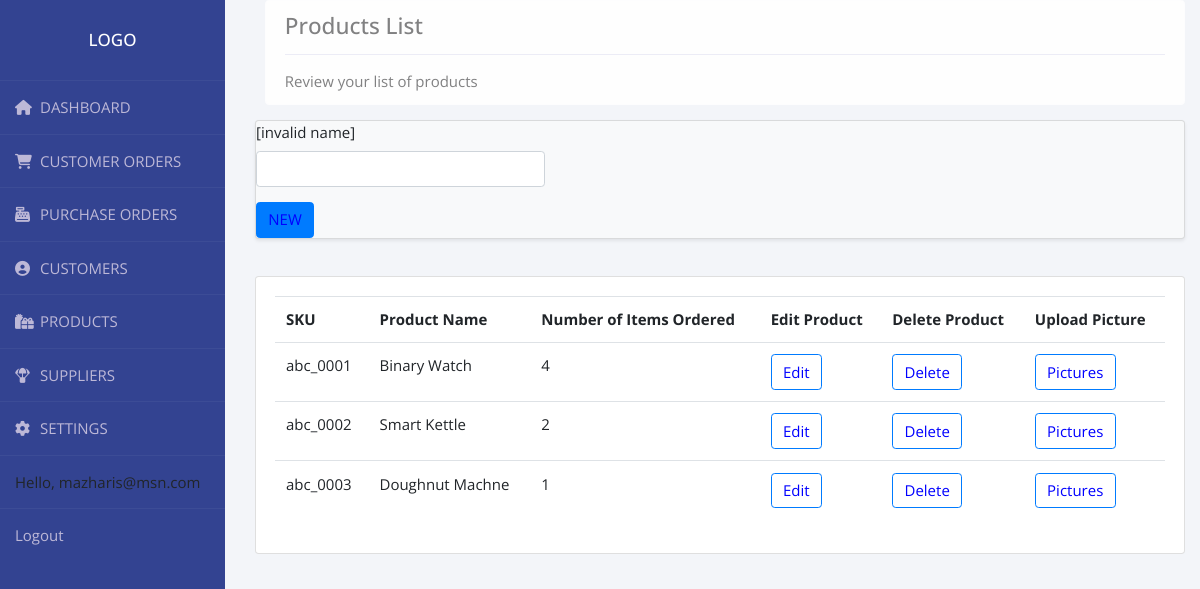
Page /product_list/ (signed in) on the earlier database version.
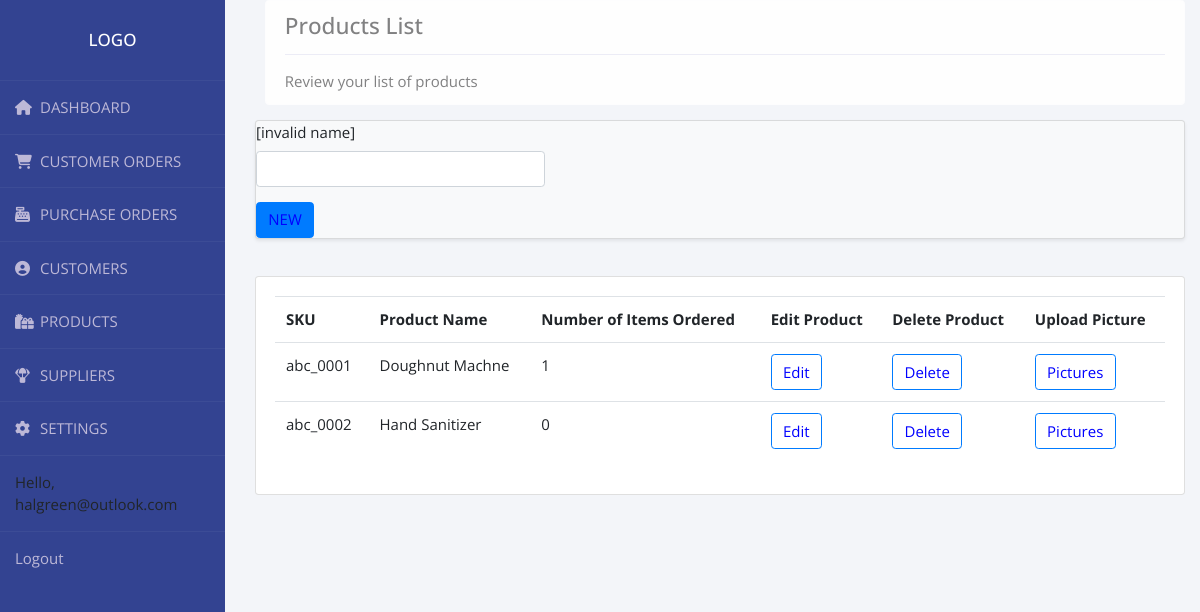
Same page on the later database version.
### accounts/models.py (models this page shows, shortened)
class User(AbstractBaseUser):
    email = models.EmailField(max_length=255, unique=True)
    active = models.BooleanField(default=True)
    staff = models.BooleanField(default=False)
    admin = models.BooleanField(default=False)
    USERNAME_FIELD = 'email'
    REQUIRED_FIELDS = []
    objects = UserManager()
    def __str__(self):
        return self.email
    @property
    def is_active(self):
        return self.active

class Product(models.Model):
    CATEGORY = (
        ('Sports', 'Sports'),
        ('Fashion', 'Fashion'),
        ('Toys', 'Toys'),
        ('Electronics', 'Electronics'),
        ('Kitchen', 'Kitchen'),
        ('Jewellery', 'Jewellery'),
    )
    name = models.CharField(max_length=200, null=True)
    category = models.CharField(max_length=200, null=True, choices=CATEGORY)
    description = models.CharField(max_length=200, null=True, blank=True)
    r_price = models.FloatField(null=True)
    d_price = models.FloatField(null=True, blank=True, default='')
    start_date = models.DateField(null=True, blank=True, default='')
    end_date = models.DateField(null=True, blank=True, default='')
    tags = models.ManyToManyField(Tag)
    stock = models.IntegerField(null=True)
    min_stock = models.IntegerField(null=True)
    is_active = models.BooleanField(default=False)
    product_sku = models.CharField(max_length=200, null=True)

### accounts/views.py (the view)
# urls.py: path('product_list/', views.product_list, name="product_list"),
@login_required(login_url='login')
def product_list(request):
    product_list = Product.objects.annotate(
        norders=Count('order')).order_by('product_sku')
    myFilter2 = ProductListFilter(request.GET, queryset=product_list)
    product_list = myFilter2.qs
    context = {'product_list': product_list, 'myFilter2': myFilter2}
    return render(request, 'accounts/product_list.html', context)

### accounts/templates/accounts/product_list.html (shortened to what this page needs)
{%  extends 'accounts/main.html' %}
{% load crispy_forms_tags %}
{% block content %}
<br>
<div class="container float-sm-left" style="margin-top: -3rem;margin-right:auto">
	<div class=" alert alert-light " role="alert">
		<h4 class="alert-heading">Products List</h4>
		<hr>
		<p class="mb-0">Review your list of products</p>
	</div>
</div>
<div class="container float-sm-left" style="padding-left:5px;">
	<div class="card bg-light mb-3 shadow-sm">
		<form method="GET">
			<div class="row">
				<div class="col-4">
					{{myFilter2.form | crispy}}
		</form>
		<a class="btn btn-primary sticky-top" name='new_product' href="{% url 'new_product_profile' %}"
			role="button">NEW</a>
	</div>
</div>
</div>
<br>
<div class="card card-body">
	<table class="table">
		<tr>
			<th>SKU</th>
			<th>Product Name</th>
			<th>Number of Items Ordered</th>
			<th>Edit Product</th>
			<th>Delete Product</th>
			<th>Upload Picture</th>
		</tr>
		{% for i in product_list %}
		<tr>
			<td>{{i.product_sku}}</td>
			<td>{{i.name}} </td>
			<td>{{i.norders}}</td>
			<td><a class="btn btn-outline-primary" name="edit_product"
					href="{% url 'edit_product_profile' i.id %}">Edit</a>
			</td>
			<td><a class="btn btn-outline-primary" href="{% url 'delete_product_profile' i.id %}">Delete</a>
			</td>
			<td><a class="btn btn-outline-primary" href="{% url 'product_picture' i.id %}">Pictures</a>
			</td>
		</tr>
		{% endfor %}
	</table>
</div>
</div>
{% endblock content %}

### accounts/templates/accounts/navbar.html (shortened to what this page needs)
{% load static %}
  <nav class="nav flex-column float-left">
    <div class="wrapper">
      <div class="sidebar">
        <h2>Logo</h2>
        <ul>
          <li>
            <a href="{% url 'home' %}"><i class="fas fa-home"></i>DASHBOARD</a>
          </li>
          <li>
            <a href="{% url 'customer_order_list' %}"><i class="fas fa-shopping-cart"></i>CUSTOMER ORDERS</a>
          </li>
          <li>
            <a href=""><i class="fas fa-cash-register"></i>PURCHASE ORDERS</a>
          </li>
          <li>
            <a href="{% url 'customer_list' %}"><i class="fas fa-user-circle"></i>CUSTOMERS</a>
          </li>
          <li>
            <a href="{% url 'product_list' %}"><i class="fas fa-gifts"></i>PRODUCTS</a>
          </li>
          <li>
            <a href=""><i class="fas fa-parachute-box"></i>SUPPLIERS</a>
          </li>
          <li>
            <a href=""><i class="fas fa-cog"></i>SETTINGS</a>
          </li>
          <li>
            <span class="hello-msg">Hello, {{request.user}}</span>
          </li>
          <li>
            <span><a class="hello-msg" href="{% url 'logout' %}">Logout</a></span>
          </li>
        </ul>
      </div>
    </div>
  </nav>

Differences in the rows shown:
removed Product: product_sku "abc_0003", name "Doughnut Machne", norders "1"
changed User: user "mazharis@msn.com" → "halgreen@outlook.com"
changed Product "abc_0001": name "Binary Watch" → "Doughnut Machne"; norders "4" → "1"
changed Product "abc_0002": name "Smart Kettle" → "Hand Sanitizer"; norders "2" → "0"
